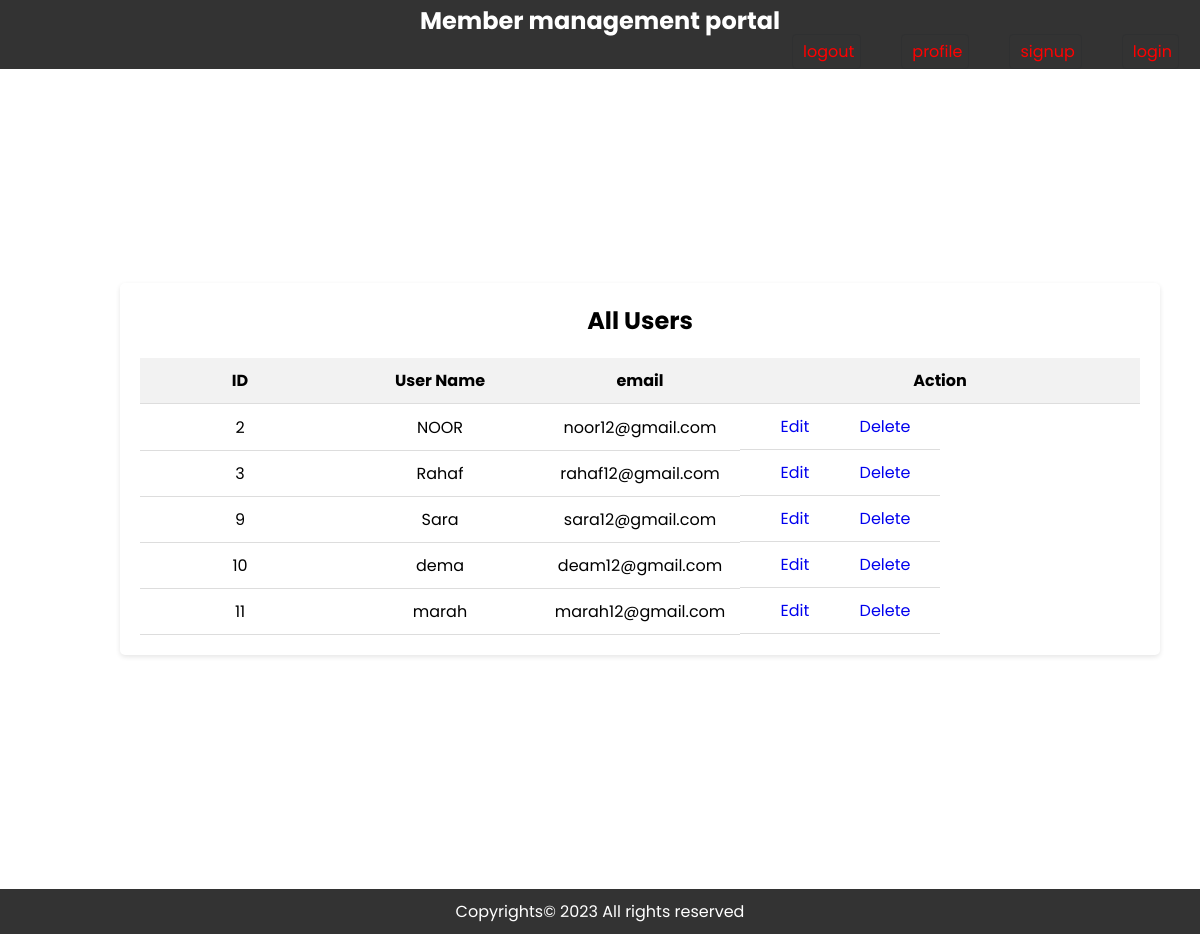
Page /UserMangemetPhp/manageAllUsers.php on the committed database.
### tables this page shows
CREATE TABLE `user_form` (
  `id` int(255) NOT NULL,
  `name` varchar(255) NOT NULL,
  `email` varchar(255) NOT NULL,
  `password` varchar(255) NOT NULL,
  `user_type` varchar(255) NOT NULL DEFAULT 'user'
);

### UserMangemetPhp/manageAllUsers.php (the view, shortened to what this page needs)
<!DOCTYPE html>
<html lang="en">
<head>
    <link href="style.css" rel="stylesheet">
</head>
<body class="bg-body-secondary">
    <?php include 'headerAdmin.php'; ?>
    <?php
    $mysqli = new mysqli("localhost", "root", "", "user_db") or die(mysqli_error($mysqli));
    $result = $mysqli->query("SELECT * FROM user_form") or die($mysqli->error);
    ?>
    <section>
        <div class="container">
            <div class="card">
                <h2>All Users</h2>
                <table class="table">
                    <thead>
                        <tr>
                            <th>ID</th>
                            <th>User Name</th>
                            <th>email</th>
                            <th colspan="2">Action</th>
                        </tr>
                    </thead>
                    <tbody>
                        <?php while ($row = $result->fetch_assoc()): ?>
                            <tr>
                                <td>
                                    <?php echo $row['id']; ?>
                                </td>
                                <td>
                                    <?php echo $row['name']; ?>
                                </td>
                                <td>
                                    <?php echo $row['email']; ?>
                                </td>
                                <td style="text-align: center;">
                                    <a style="width: 90px;" href="updatedata.php?id=<?php echo $row['id'] ?>"
                                        class="btn btn-sm btn-dark" name="edit">Edit</a>
                                    <a style="width: 90px;" href="delete.php?delete=<?php echo $row['id'] ?>"
                                        class="btn btn-sm btn-danger"
                                        onclick="return confirm('Do you want to delete? Y/N')">Delete</a>
                                </td>
                            </tr>
                        <?php endwhile; ?>
                    </tbody>
                </table>
            </div>
        </div>
    </section>
    <?php include 'footer.php'; ?>
</body>
</html>

### UserMangemetPhp/headerAdmin.php (shortened to what this page needs)
</head>
<body>
  <header class="headerAdmin">
    <h1 >Member management portal</h1>
    <nav>
      <ul>
        <li><a href="login.php" class="btnAdminNav">login</a></li>
        <li><a href="signup.php" class="btnAdminNav">signup</a></li>
      </ul>
      <ul>
        <li><a href="admin.php" class="btnAdminNav">profile</a></li>
        <li><a href="logout.php" class="btnAdminNav">logout</a></li>
      </ul>
    </nav>
  </header>
</body>
</html>

### UserMangemetPhp/footer.php (shortened to what this page needs)
<footer class="footer">
    <p>Copyrights&copy; 2023 All rights reserved</p>
  </footer>

### UserMangemetPhp/css/style.css (style rules this page uses)
* { font-family: 'Poppins', sans-serif; margin: 0; padding: 0; box-sizing: border-box; outline: none; border: none; text-decoration: none; }
.container { min-height: 100vh; display: flex; align-items: center; justify-content: center; padding: 20px; padding-bottom: 60px; height: 90px; }

### UserMangemetPhp/manageAllUsers.php (style rules this page uses)
* { font-family: 'Poppins', sans-serif; margin: 0; padding: 0; box-sizing: border-box; outline: none; border: none; text-decoration: none; }
.container { min-height: 100vh; display: flex; align-items: center; justify-content: center; padding: 20px; padding-bottom: 60px; width: 90%; margin-left: 100px; }
.container { display: flex; justify-content: center; align-items: center; min-height: 100vh; padding: 20px; }
.card { padding: 20px; border-radius: 5px; box-shadow: 0 2px 5px rgba(0, 0, 0, 0.1); background-color: #fff; }
.card h2 { text-align: center; margin-bottom: 20px; }
.table { width: 100%; border-collapse: collapse; table-layout: fixed; }
.table th, .table td { padding: 10px; text-align: center; border-bottom: 1px solid #ddd; }
.table th { background-color: #f2f2f2; font-weight: bold; }
.table td:last-child { display: flex; justify-content: center; align-items: center; }
.footer { margin-top: 20px; text-align: center; }
.headerAdmin { background-color: #eeadbc; padding: 10px; text-align: center; }
.headerAdmin h1 { color: #2f3031; font-size: 30px; margin-top: 10px; }
.headerAdmin nav ul { list-style-type: none; padding: 0; margin: 0; text-align: center; }
.headerAdmin nav ul li { display: inline-block; margin-right: 20px; }
.headerAdmin nav ul li a { text-decoration: none; margin-left: 10px; padding: 5px 10px; border: 1px solid #2f3031; border-radius: 4px; color: #2f3031; }
.headerAdmin h1 { color: #2f3031; margin-top: 10px; }
.headerAdmin nav ul { list-style-type: none; padding: 0; text-align: center; }
.headerAdmin nav ul li a { text-decoration: none; margin-left: 10px; padding: 5px 10px; border: 1px solid #2f3031; border-radius: 4px; color: #2f3031; transition: background-color 0.3s ease; }

### UserMangemetPhp/headerAdmin.php (style rules this page uses)
.headerAdmin { background-color: #333; color: #fff; padding: 1px; text-align: center; padding-bottom: 30px; }
.headerAdmin h1 { font-size: 24px; margin: 0; padding-top: 2px; color: #fff; }
.headerAdmin nav { margin-top: 1px; }
.headerAdmin nav ul { list-style-type: none; margin: 0; padding: 0; text-align: right; }
.headerAdmin nav ul li { display: inline-block; margin-left: 10px; float: right; vertical-align: top; }
.headerAdmin nav ul li a { color: red; text-decoration: none; padding-right: 6px; }

### UserMangemetPhp/footer.php (style rules this page uses)
.footer { background-color: #333; color: #fff; padding: 10px; text-align: center; }

### rows in the picture
user_form: id "2", name "NOOR", email "noor12@gmail.com"
user_form: id "3", name "Rahaf", email "rahaf12@gmail.com"
user_form: id "9", name "Sara", email "sara12@gmail.com"
user_form: id "10", name "dema", email "deam12@gmail.com"
user_form: id "11", name "marah", email "marah12@gmail.com"
